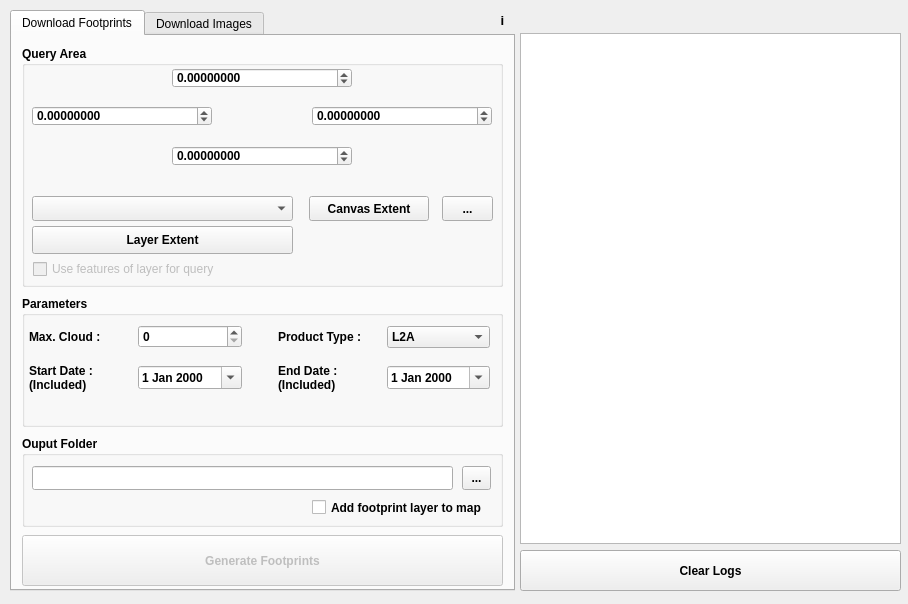
<?xml version="1.0" encoding="UTF-8"?>
<ui version="4.0">
 <class>TileIndexGeneratorDialogBase</class>
 <widget class="QDialog" name="TileIndexGeneratorDialogBase">
  <property name="geometry">
   <rect>
    <x>0</x>
    <y>0</y>
    <width>908</width>
    <height>604</height>
   </rect>
  </property>
  <property name="windowTitle">
   <string>Sentinel 2 Image Downloader</string>
  </property>
  <widget class="QTabWidget" name="tabWidget">
   <property name="enabled">
    <bool>true</bool>
   </property>
   <property name="geometry">
    <rect>
     <x>10</x>
     <y>10</y>
     <width>505</width>
     <height>581</height>
    </rect>
   </property>
   <property name="sizePolicy">
    <sizepolicy hsizetype="Fixed" vsizetype="Fixed">
     <horstretch>0</horstretch>
     <verstretch>0</verstretch>
    </sizepolicy>
   </property>
   <property name="currentIndex">
    <number>0</number>
   </property>
   <widget class="QWidget" name="footprints">
    <attribute name="title">
     <string>Download Footprints</string>
    </attribute>
    <widget class="QPushButton" name="btn_execute">
     <property name="enabled">
      <bool>false</bool>
     </property>
     <property name="geometry">
      <rect>
       <x>10</x>
       <y>499</y>
       <width>481</width>
       <height>51</height>
      </rect>
     </property>
     <property name="font">
      <font>
       <pointsize>9</pointsize>
       <weight>75</weight>
       <bold>true</bold>
      </font>
     </property>
     <property name="text">
      <string>Generate Footprints</string>
     </property>
    </widget>
    <widget class="QGroupBox" name="groupBox">
     <property name="geometry">
      <rect>
       <x>10</x>
       <y>10</y>
       <width>481</width>
       <height>241</height>
      </rect>
     </property>
     <property name="font">
      <font>
       <weight>75</weight>
       <bold>true</bold>
      </font>
     </property>
     <property name="title">
      <string>Query Area</string>
     </property>
     <widget class="QDoubleSpinBox" name="sb_extent_maxy">
      <property name="geometry">
       <rect>
        <x>150</x>
        <y>22</y>
        <width>180</width>
        <height>20</height>
       </rect>
      </property>
      <property name="decimals">
       <number>8</number>
      </property>
      <property name="minimum">
       <double>-90.000000000000000</double>
      </property>
      <property name="maximum">
       <double>90.000000000000000</double>
      </property>
     </widget>
     <widget class="QDoubleSpinBox" name="sb_extent_maxx">
      <property name="geometry">
       <rect>
        <x>290</x>
        <y>60</y>
        <width>180</width>
        <height>20</height>
       </rect>
      </property>
      <property name="decimals">
       <number>8</number>
      </property>
      <property name="minimum">
       <double>-180.000000000000000</double>
      </property>
      <property name="maximum">
       <double>180.000000000000000</double>
      </property>
     </widget>
     <widget class="QDoubleSpinBox" name="sb_extent_minx">
      <property name="geometry">
       <rect>
        <x>10</x>
        <y>60</y>
        <width>180</width>
        <height>20</height>
       </rect>
      </property>
      <property name="decimals">
       <number>8</number>
      </property>
      <property name="minimum">
       <double>-180.000000000000000</double>
      </property>
      <property name="maximum">
       <double>180.000000000000000</double>
      </property>
     </widget>
     <widget class="QDoubleSpinBox" name="sb_extent_miny">
      <property name="geometry">
       <rect>
        <x>150</x>
        <y>100</y>
        <width>180</width>
        <height>20</height>
       </rect>
      </property>
      <property name="decimals">
       <number>8</number>
      </property>
      <property name="minimum">
       <double>-90.000000000000000</double>
      </property>
      <property name="maximum">
       <double>90.000000000000000</double>
      </property>
     </widget>
     <widget class="QComboBox" name="cb_layers">
      <property name="geometry">
       <rect>
        <x>10</x>
        <y>150</y>
        <width>261</width>
        <height>25</height>
       </rect>
      </property>
     </widget>
     <widget class="QPushButton" name="btn_canvasExtent">
      <property name="geometry">
       <rect>
        <x>287</x>
        <y>150</y>
        <width>120</width>
        <height>25</height>
       </rect>
      </property>
      <property name="text">
       <string>Canvas Extent</string>
      </property>
     </widget>
     <widget class="QToolButton" name="tbtn_draw">
      <property name="geometry">
       <rect>
        <x>420</x>
        <y>150</y>
        <width>51</width>
        <height>25</height>
       </rect>
      </property>
      <property name="toolTip">
       <string>Draw Extent</string>
      </property>
      <property name="text">
       <string>...</string>
      </property>
     </widget>
     <widget class="QPushButton" name="btn_layerextent">
      <property name="geometry">
       <rect>
        <x>10</x>
        <y>180</y>
        <width>261</width>
        <height>28</height>
       </rect>
      </property>
      <property name="text">
       <string>Layer Extent</string>
      </property>
     </widget>
     <widget class="QLabel" name="lbl_message_2">
      <property name="geometry">
       <rect>
        <x>10</x>
        <y>97</y>
        <width>120</width>
        <height>29</height>
       </rect>
      </property>
      <property name="text">
       <string/>
      </property>
     </widget>
     <widget class="QLabel" name="lbl_no_feats">
      <property name="geometry">
       <rect>
        <x>266</x>
        <y>209</y>
        <width>201</width>
        <height>30</height>
       </rect>
      </property>
      <property name="font">
       <font>
        <weight>75</weight>
        <italic>true</italic>
        <bold>true</bold>
       </font>
      </property>
      <property name="text">
       <string/>
      </property>
      <property name="alignment">
       <set>Qt::AlignRight|Qt::AlignTrailing|Qt::AlignVCenter</set>
      </property>
     </widget>
    </widget>
    <widget class="QGroupBox" name="groupBox_3">
     <property name="geometry">
      <rect>
       <x>10</x>
       <y>400</y>
       <width>481</width>
       <height>91</height>
      </rect>
     </property>
     <property name="sizePolicy">
      <sizepolicy hsizetype="Fixed" vsizetype="Fixed">
       <horstretch>0</horstretch>
       <verstretch>0</verstretch>
      </sizepolicy>
     </property>
     <property name="font">
      <font>
       <weight>75</weight>
       <bold>true</bold>
      </font>
     </property>
     <property name="title">
      <string>Ouput Folder</string>
     </property>
     <widget class="QLineEdit" name="le_outputFolder">
      <property name="geometry">
       <rect>
        <x>10</x>
        <y>30</y>
        <width>421</width>
        <height>24</height>
       </rect>
      </property>
      <property name="frame">
       <bool>true</bool>
      </property>
      <property name="alignment">
       <set>Qt::AlignLeading|Qt::AlignLeft|Qt::AlignVCenter</set>
      </property>
      <property name="placeholderText">
       <string/>
      </property>
     </widget>
     <widget class="QToolButton" name="btn_browse">
      <property name="geometry">
       <rect>
        <x>440</x>
        <y>30</y>
        <width>29</width>
        <height>24</height>
       </rect>
      </property>
      <property name="text">
       <string>...</string>
      </property>
     </widget>
     <widget class="QLabel" name="lbl_message_3">
      <property name="geometry">
       <rect>
        <x>10</x>
        <y>60</y>
        <width>231</width>
        <height>21</height>
       </rect>
      </property>
      <property name="text">
       <string/>
      </property>
     </widget>
     <widget class="QCheckBox" name="cb_add_to_layer">
      <property name="geometry">
       <rect>
        <x>290</x>
        <y>56</y>
        <width>181</width>
        <height>31</height>
       </rect>
      </property>
      <property name="layoutDirection">
       <enum>Qt::LeftToRight</enum>
      </property>
      <property name="text">
       <string>Add footprint layer to map</string>
      </property>
     </widget>
    </widget>
    <widget class="QGroupBox" name="groupBox_2">
     <property name="geometry">
      <rect>
       <x>10</x>
       <y>260</y>
       <width>481</width>
       <height>131</height>
      </rect>
     </property>
     <property name="font">
      <font>
       <weight>75</weight>
       <bold>true</bold>
      </font>
     </property>
     <property name="title">
      <string>Parameters</string>
     </property>
     <widget class="QLabel" name="lbl_message">
      <property name="geometry">
       <rect>
        <x>6</x>
        <y>104</y>
        <width>451</width>
        <height>21</height>
       </rect>
      </property>
      <property name="text">
       <string/>
      </property>
     </widget>
     <widget class="QWidget" name="layoutWidget">
      <property name="geometry">
       <rect>
        <x>7</x>
        <y>20</y>
        <width>461</width>
        <height>82</height>
       </rect>
      </property>
      <layout class="QVBoxLayout" name="verticalLayout">
       <item>
        <layout class="QHBoxLayout" name="horizontalLayout">
         <item>
          <widget class="QLabel" name="label_2">
           <property name="font">
            <font>
             <weight>75</weight>
             <bold>true</bold>
            </font>
           </property>
           <property name="text">
            <string>Max. Cloud :</string>
           </property>
          </widget>
         </item>
         <item>
          <widget class="QSpinBox" name="sb_cloud">
           <property name="sizePolicy">
            <sizepolicy hsizetype="Minimum" vsizetype="Fixed">
             <horstretch>0</horstretch>
             <verstretch>0</verstretch>
            </sizepolicy>
           </property>
           <property name="maximum">
            <number>100</number>
           </property>
          </widget>
         </item>
         <item>
          <spacer name="horizontalSpacer">
           <property name="orientation">
            <enum>Qt::Horizontal</enum>
           </property>
           <property name="sizeType">
            <enum>QSizePolicy::Fixed</enum>
           </property>
           <property name="sizeHint" stdset="0">
            <size>
             <width>30</width>
             <height>32</height>
            </size>
           </property>
          </spacer>
         </item>
         <item>
          <widget class="QLabel" name="label_3">
           <property name="font">
            <font>
             <weight>75</weight>
             <bold>true</bold>
            </font>
           </property>
           <property name="text">
            <string>Product Type :</string>
           </property>
          </widget>
         </item>
         <item>
          <widget class="QComboBox" name="cb_producttype">
           <item>
            <property name="text">
             <string>L2A</string>
            </property>
           </item>
           <item>
            <property name="text">
             <string>L1C</string>
            </property>
           </item>
           <item>
            <property name="text">
             <string>All</string>
            </property>
           </item>
          </widget>
         </item>
        </layout>
       </item>
       <item>
        <layout class="QHBoxLayout" name="horizontalLayout_2">
         <item>
          <widget class="QLabel" name="label_4">
           <property name="font">
            <font>
             <weight>75</weight>
             <bold>true</bold>
            </font>
           </property>
           <property name="text">
            <string>&lt;html&gt;&lt;head/&gt;&lt;body&gt;&lt;span&gt;Start Date :&lt;span&gt;&lt;br/&gt;&lt;/span&gt; (Included)&lt;/span&gt;&lt;/body&gt;&lt;/html&gt;</string>
           </property>
          </widget>
         </item>
         <item>
          <widget class="QDateEdit" name="dt_startDate">
           <property name="minimumDate">
            <date>
             <year>1950</year>
             <month>1</month>
             <day>1</day>
            </date>
           </property>
           <property name="calendarPopup">
            <bool>true</bool>
           </property>
          </widget>
         </item>
         <item>
          <spacer name="horizontalSpacer_2">
           <property name="orientation">
            <enum>Qt::Horizontal</enum>
           </property>
           <property name="sizeType">
            <enum>QSizePolicy::Fixed</enum>
           </property>
           <property name="sizeHint" stdset="0">
            <size>
             <width>30</width>
             <height>18</height>
            </size>
           </property>
          </spacer>
         </item>
         <item>
          <widget class="QLabel" name="label_5">
           <property name="font">
            <font>
             <weight>75</weight>
             <bold>true</bold>
            </font>
           </property>
           <property name="text">
            <string>&lt;html&gt;&lt;head/&gt;&lt;body&gt;&lt;span&gt;End Date :&lt;span&gt;&lt;br/&gt;&lt;/span&gt; (Included)&lt;/span&gt;&lt;/body&gt;&lt;/html&gt;</string>
           </property>
          </widget>
         </item>
         <item>
          <widget class="QDateEdit" name="dt_endDate">
           <property name="minimumDate">
            <date>
             <year>1950</year>
             <month>9</month>
             <day>1</day>
            </date>
           </property>
           <property name="calendarPopup">
            <bool>true</bool>
           </property>
          </widget>
         </item>
        </layout>
       </item>
      </layout>
     </widget>
    </widget>
    <widget class="QCheckBox" name="cb_feat_bounds">
     <property name="enabled">
      <bool>false</bool>
     </property>
     <property name="geometry">
      <rect>
       <x>21</x>
       <y>218</y>
       <width>211</width>
       <height>30</height>
      </rect>
     </property>
     <property name="text">
      <string>Use features of layer for query</string>
     </property>
    </widget>
   </widget>
   <widget class="QWidget" name="images">
    <attribute name="title">
     <string>Download Images</string>
    </attribute>
    <widget class="QGroupBox" name="groupBox_4">
     <property name="geometry">
      <rect>
       <x>10</x>
       <y>10</y>
       <width>481</width>
       <height>161</height>
      </rect>
     </property>
     <property name="font">
      <font>
       <weight>75</weight>
       <bold>true</bold>
      </font>
     </property>
     <property name="title">
      <string>Log In Parameters</string>
     </property>
     <widget class="QPushButton" name="btn_checkcreds">
      <property name="geometry">
       <rect>
        <x>10</x>
        <y>70</y>
        <width>426</width>
        <height>30</height>
       </rect>
      </property>
      <property name="text">
       <string>Login</string>
      </property>
     </widget>
     <widget class="QLabel" name="label_7">
      <property name="geometry">
       <rect>
        <x>10</x>
        <y>110</y>
        <width>181</width>
        <height>41</height>
       </rect>
      </property>
      <property name="font">
       <font>
        <pointsize>10</pointsize>
        <weight>75</weight>
        <bold>true</bold>
       </font>
      </property>
      <property name="toolTip">
       <string>https://dataspace.copernicus.eu</string>
      </property>
      <property name="text">
       <string>&lt;html&gt;&lt;head/&gt;&lt;body&gt;&lt;p&gt;&lt;a href=&quot;https://dataspace.copernicus.eu&quot;&gt;&lt;span style=&quot; text-decoration: underline; color:#0000ff;&quot;&gt;Go to Site For Registration&lt;/span&gt;&lt;/a&gt;&lt;/p&gt;&lt;/body&gt;&lt;/html&gt;</string>
      </property>
      <property name="openExternalLinks">
       <bool>true</bool>
      </property>
     </widget>
     <widget class="QLabel" name="lbl_message_6">
      <property name="geometry">
       <rect>
        <x>240</x>
        <y>120</y>
        <width>191</width>
        <height>21</height>
       </rect>
      </property>
      <property name="text">
       <string/>
      </property>
      <property name="alignment">
       <set>Qt::AlignRight|Qt::AlignTrailing|Qt::AlignVCenter</set>
      </property>
     </widget>
     <widget class="QLineEdit" name="le_username">
      <property name="geometry">
       <rect>
        <x>10</x>
        <y>30</y>
        <width>205</width>
        <height>25</height>
       </rect>
      </property>
      <property name="text">
       <string>autoalert20@gmail.com</string>
      </property>
      <property name="placeholderText">
       <string>Email</string>
      </property>
     </widget>
     <widget class="QLineEdit" name="le_password">
      <property name="geometry">
       <rect>
        <x>230</x>
        <y>30</y>
        <width>205</width>
        <height>25</height>
       </rect>
      </property>
      <property name="text">
       <string>$Mrt.030713$</string>
      </property>
      <property name="echoMode">
       <enum>QLineEdit::Password</enum>
      </property>
      <property name="placeholderText">
       <string>Password</string>
      </property>
     </widget>
     <widget class="QLabel" name="lbl_img">
      <property name="geometry">
       <rect>
        <x>448</x>
        <y>29</y>
        <width>28</width>
        <height>28</height>
       </rect>
      </property>
      <property name="text">
       <string>www</string>
      </property>
     </widget>
    </widget>
    <widget class="QGroupBox" name="groupBox_5">
     <property name="geometry">
      <rect>
       <x>10</x>
       <y>280</y>
       <width>481</width>
       <height>91</height>
      </rect>
     </property>
     <property name="sizePolicy">
      <sizepolicy hsizetype="Fixed" vsizetype="Fixed">
       <horstretch>0</horstretch>
       <verstretch>0</verstretch>
      </sizepolicy>
     </property>
     <property name="font">
      <font>
       <weight>75</weight>
       <bold>true</bold>
      </font>
     </property>
     <property name="title">
      <string>Ouput Folder</string>
     </property>
     <widget class="QLineEdit" name="le_outputFolder_2">
      <property name="geometry">
       <rect>
        <x>10</x>
        <y>30</y>
        <width>418</width>
        <height>24</height>
       </rect>
      </property>
      <property name="frame">
       <bool>true</bool>
      </property>
      <property name="alignment">
       <set>Qt::AlignLeading|Qt::AlignLeft|Qt::AlignVCenter</set>
      </property>
      <property name="placeholderText">
       <string/>
      </property>
     </widget>
     <widget class="QToolButton" name="btn_browse_2">
      <property name="geometry">
       <rect>
        <x>437</x>
        <y>30</y>
        <width>29</width>
        <height>24</height>
       </rect>
      </property>
      <property name="text">
       <string>...</string>
      </property>
     </widget>
     <widget class="QLabel" name="lbl_message_4">
      <property name="geometry">
       <rect>
        <x>10</x>
        <y>60</y>
        <width>431</width>
        <height>21</height>
       </rect>
      </property>
      <property name="text">
       <string/>
      </property>
     </widget>
    </widget>
    <widget class="QGroupBox" name="groupBox_6">
     <property name="geometry">
      <rect>
       <x>10</x>
       <y>180</y>
       <width>481</width>
       <height>91</height>
      </rect>
     </property>
     <property name="sizePolicy">
      <sizepolicy hsizetype="Fixed" vsizetype="Fixed">
       <horstretch>0</horstretch>
       <verstretch>0</verstretch>
      </sizepolicy>
     </property>
     <property name="font">
      <font>
       <weight>75</weight>
       <bold>true</bold>
      </font>
     </property>
     <property name="title">
      <string>Input Footprint File(s) (GPKG)</string>
     </property>
     <widget class="QLineEdit" name="le_inputfile">
      <property name="geometry">
       <rect>
        <x>10</x>
        <y>30</y>
        <width>418</width>
        <height>24</height>
       </rect>
      </property>
      <property name="frame">
       <bool>true</bool>
      </property>
      <property name="alignment">
       <set>Qt::AlignLeading|Qt::AlignLeft|Qt::AlignVCenter</set>
      </property>
      <property name="placeholderText">
       <string/>
      </property>
     </widget>
     <widget class="QToolButton" name="btn_browse_3">
      <property name="geometry">
       <rect>
        <x>437</x>
        <y>30</y>
        <width>29</width>
        <height>24</height>
       </rect>
      </property>
      <property name="text">
       <string>...</string>
      </property>
     </widget>
     <widget class="QLabel" name="lbl_message_5">
      <property name="geometry">
       <rect>
        <x>10</x>
        <y>60</y>
        <width>221</width>
        <height>21</height>
       </rect>
      </property>
      <property name="text">
       <string/>
      </property>
     </widget>
    </widget>
    <widget class="QPushButton" name="btn_execute_2">
     <property name="enabled">
      <bool>false</bool>
     </property>
     <property name="geometry">
      <rect>
       <x>10</x>
       <y>380</y>
       <width>391</width>
       <height>50</height>
      </rect>
     </property>
     <property name="font">
      <font>
       <pointsize>9</pointsize>
       <weight>75</weight>
       <bold>true</bold>
      </font>
     </property>
     <property name="text">
      <string>Download Images</string>
     </property>
    </widget>
    <widget class="QPushButton" name="pb_indices">
     <property name="enabled">
      <bool>true</bool>
     </property>
     <property name="geometry">
      <rect>
       <x>410</x>
       <y>380</y>
       <width>81</width>
       <height>50</height>
      </rect>
     </property>
     <property name="font">
      <font>
       <weight>75</weight>
       <bold>true</bold>
      </font>
     </property>
     <property name="text">
      <string>OPTIONS</string>
     </property>
    </widget>
    <widget class="QPlainTextEdit" name="pe_summary">
     <property name="geometry">
      <rect>
       <x>10</x>
       <y>454</y>
       <width>481</width>
       <height>91</height>
      </rect>
     </property>
     <property name="font">
      <font>
       <weight>50</weight>
       <bold>false</bold>
      </font>
     </property>
     <property name="readOnly">
      <bool>true</bool>
     </property>
    </widget>
    <widget class="QLabel" name="label">
     <property name="geometry">
      <rect>
       <x>10</x>
       <y>430</y>
       <width>181</width>
       <height>26</height>
      </rect>
     </property>
     <property name="font">
      <font>
       <pointsize>8</pointsize>
       <weight>75</weight>
       <bold>true</bold>
      </font>
     </property>
     <property name="text">
      <string>Download List</string>
     </property>
    </widget>
   </widget>
  </widget>
  <widget class="QPlainTextEdit" name="pe_log">
   <property name="geometry">
    <rect>
     <x>520</x>
     <y>33</y>
     <width>381</width>
     <height>511</height>
    </rect>
   </property>
   <property name="readOnly">
    <bool>true</bool>
   </property>
  </widget>
  <widget class="QPushButton" name="btn_clearLogs">
   <property name="geometry">
    <rect>
     <x>520</x>
     <y>550</y>
     <width>381</width>
     <height>41</height>
    </rect>
   </property>
   <property name="font">
    <font>
     <weight>75</weight>
     <bold>true</bold>
    </font>
   </property>
   <property name="text">
    <string>Clear Logs</string>
   </property>
  </widget>
  <widget class="QLabel" name="lbl_info">
   <property name="geometry">
    <rect>
     <x>490</x>
     <y>8</y>
     <width>25</width>
     <height>25</height>
    </rect>
   </property>
   <property name="font">
    <font>
     <pointsize>10</pointsize>
     <weight>75</weight>
     <bold>true</bold>
    </font>
   </property>
   <property name="toolTip">
    <string>https://dataspace.copernicus.eu</string>
   </property>
   <property name="text">
    <string>i</string>
   </property>
   <property name="alignment">
    <set>Qt::AlignCenter</set>
   </property>
   <property name="openExternalLinks">
    <bool>true</bool>
   </property>
  </widget>
 </widget>
 <resources/>
 <connections/>
</ui>
